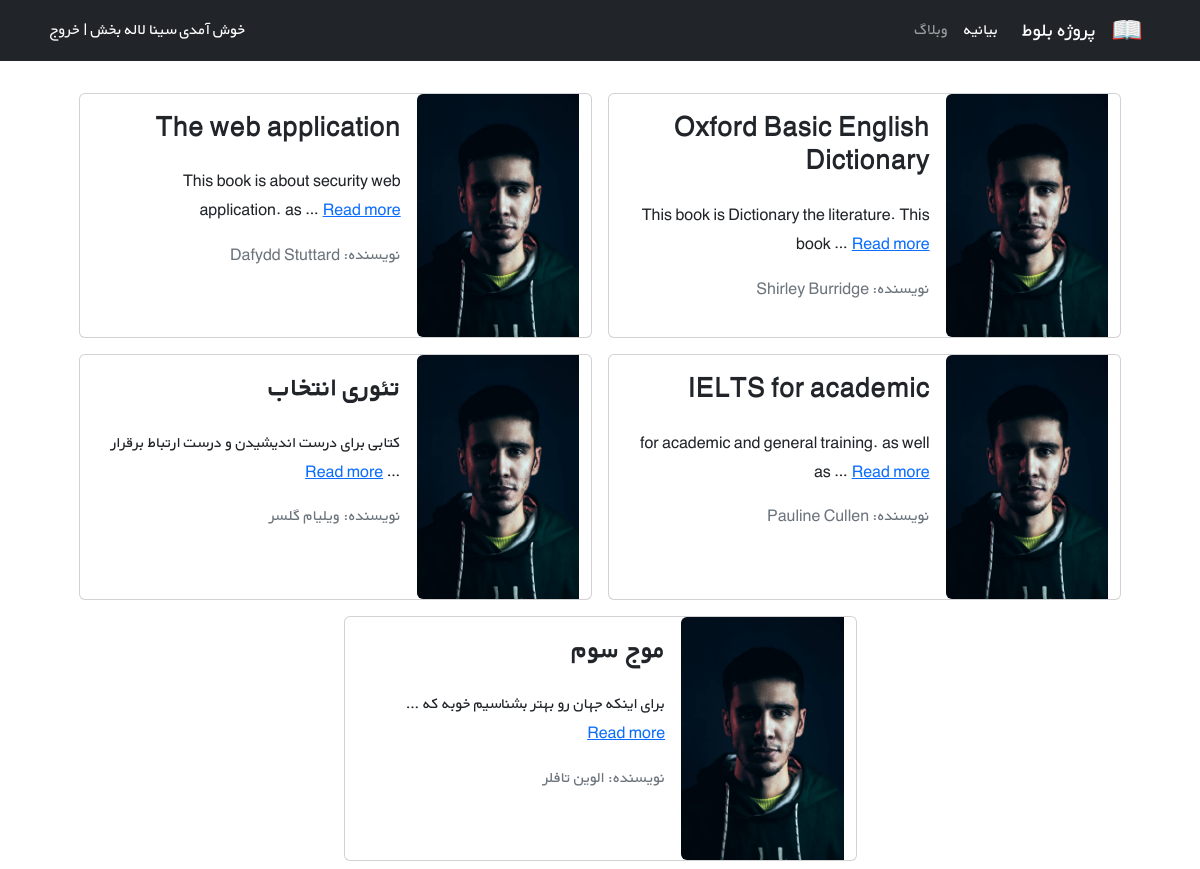
The page /books/ on the database its author committed.
### books/models.py (models this page shows, shortened)
class Book(models.Model):
    title = models.CharField(max_length=200)
    author = models.CharField(max_length=200)
    description = models.TextField()
    price = models.DecimalField(max_digits=5, decimal_places=2)
    def get_absolute_url(self):
        return reverse("book_detail", args=[self.id])

### books/views.py (the view)
# urls.py: path('', BookListView.as_view(), name="book_list"),
class BookListView(generic.ListView):
    model = Book
    template_name = 'books/book_list.html'
    context_object_name = 'books'

### books/templates/books/book_list.html (shortened to what this page needs)
{% extends '_base.html' %}
{% block content %}
<div class="container mt-4">
    <div class="row flex-row-reverse justify-content-md-center">
        {% for book in books  %}
            <div class="card m-2" style="max-width: 45%">
                <div class="row g-0 h-100" dir="rtl">
                    <div class="col-md-4">
                        <img src="/static/pages/sinalalebakhsh.jpg"
                            class="img-fluid rounded-start" alt="...">
                    </div>
                    <div class="col-md-8 h-100">
                        <div class="d-flex flex-column justify-content-between h-100">
                            <div class="card-body">
                                <h3 class="card-title"><strong>{{ book.title | capfirst }}</strong></h3>
                                <p class="card-text pt-3">{{ book.description | truncatewords:8 }}
                                    <a href="{{ book.get_absolute_url }}">Read more</a>
                                </p>
                                <p class="text-muted">نویسنده: {{ book.author }}</p>
                            </div>
                        </div>
                    </div>
                </div>
            </div>
        {% endfor %}
    </div>
</div>
{% endblock content %}

### static/css/style.css (style rules this page uses)
* { font-family: 'BYekan', sans-serif; line-height: 1.8rem; }

### rows shown on the page
Book: title "Oxford Basic English Dictionary", description "This book is Dictionary the literature. This book …", author "Shirley Burridge"
Book: title "The web application", description "This book is about security web application. as …", author "Dafydd Stuttard"
Book: title "IELTS for academic", description "for academic and general training. as well as …", author "Pauline Cullen"
Book: title "تئوری انتخاب", description "کتابی برای درست اندیشیدن و درست ارتباط برقرار …", author "ویلیام گلسر"
Book: title "موج سوم", description "برای اینکه جهان رو بهتر بشناسیم خوبه که …", author "الوین تافلر"
